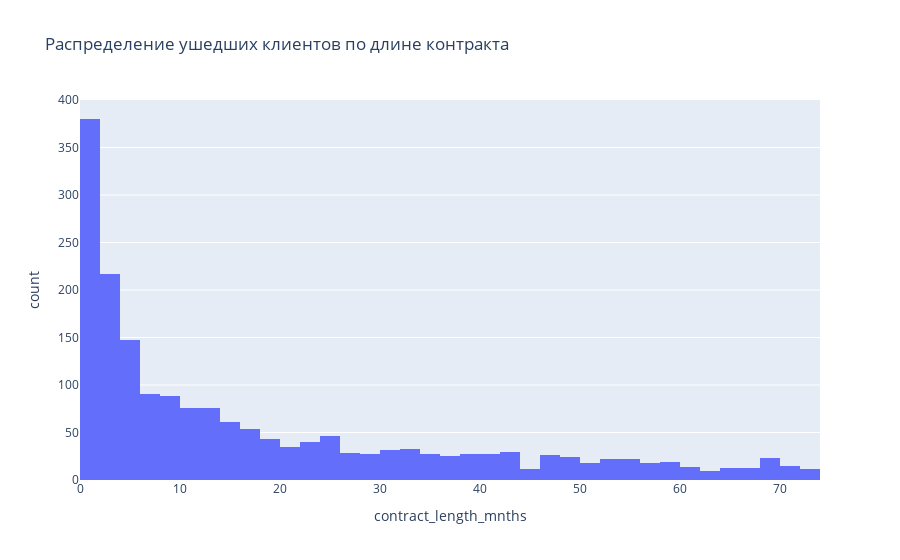
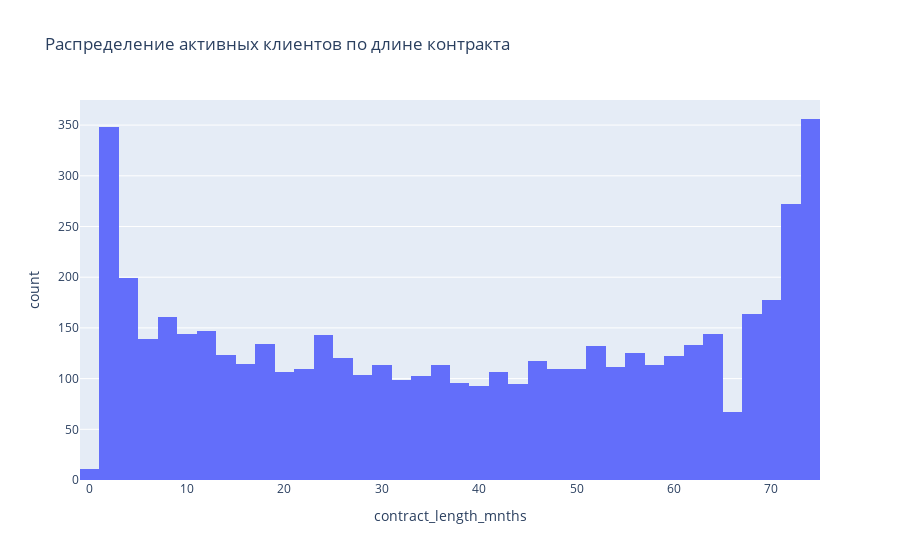

These figures' notebook cell, in order:
### Code cell
fig1 = px.histogram(contracts.query('quit==1'), x='contract_length_mnths', title='Распределение ушедших клиентов по длине контракта')
fig2 = px.histogram(contracts.query('quit==0'), x='contract_length_mnths', title = 'Распределение активных клиентов по длине контракта' )
fig1.show()
fig2.show()

### Figure 1 — Plotly figure (JSON) as saved in the notebook; plotly's stock layout.template omitted (floating-point values rounded to 4 significant figures; data arrays with more than 128 entries replaced by an {"elided": "..."} marker saying what was removed)
{"data": [{"alignmentgroup": "True", "bingroup": "x", "hovertemplate": "contract_length_mnths=%{x}<br>count=%{y}<extra></extra>", "legendgroup": "", "marker": {"color": "#636efa", "pattern": {"shape": ""}}, "name": "", "offsetgroup": "", "orientation": "v", "showlegend": false, "type": "histogram", "x": {"elided": "1869 float values"}, "xaxis": "x", "yaxis": "y"}], "layout": {"barmode": "relative", "legend": {"tracegroupgap": 0}, "title": {"text": "Распределение ушедших клиентов по длине контракта"}, "xaxis": {"anchor": "y", "domain": [0, 1], "title": {"text": "contract_length_mnths"}}, "yaxis": {"anchor": "x", "domain": [0, 1], "title": {"text": "count"}}}}

### Figure 2 — Plotly figure (JSON) as saved in the notebook; plotly's stock layout.template omitted (floating-point values rounded to 4 significant figures; data arrays with more than 128 entries replaced by an {"elided": "..."} marker saying what was removed)
{"data": [{"alignmentgroup": "True", "bingroup": "x", "hovertemplate": "contract_length_mnths=%{x}<br>count=%{y}<extra></extra>", "legendgroup": "", "marker": {"color": "#636efa", "pattern": {"shape": ""}}, "name": "", "offsetgroup": "", "orientation": "v", "showlegend": false, "type": "histogram", "x": {"elided": "5174 float values"}, "xaxis": "x", "yaxis": "y"}], "layout": {"barmode": "relative", "legend": {"tracegroupgap": 0}, "title": {"text": "Распределение активных клиентов по длине контракта"}, "xaxis": {"anchor": "y", "domain": [0, 1], "title": {"text": "contract_length_mnths"}}, "yaxis": {"anchor": "x", "domain": [0, 1], "title": {"text": "count"}}}}
